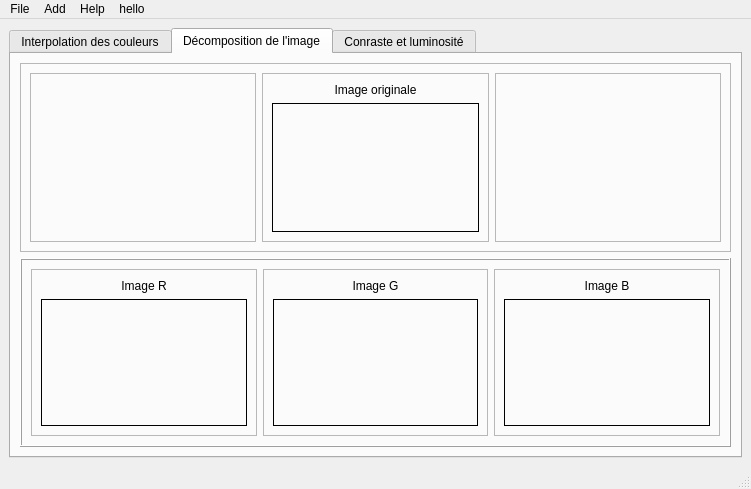
<?xml version="1.0" encoding="UTF-8"?>
<ui version="4.0">
 <class>Lab1_Window</class>
 <widget class="QMainWindow" name="Lab1_Window">
  <property name="enabled">
   <bool>true</bool>
  </property>
  <property name="geometry">
   <rect>
    <x>0</x>
    <y>0</y>
    <width>751</width>
    <height>489</height>
   </rect>
  </property>
  <property name="windowTitle">
   <string>MainWindow</string>
  </property>
  <widget class="QWidget" name="centralwidget">
   <layout class="QVBoxLayout" name="verticalLayout_6">
    <item>
     <widget class="QTabWidget" name="tabWidget">
      <property name="currentIndex">
       <number>1</number>
      </property>
      <widget class="QWidget" name="partie1">
       <attribute name="title">
        <string>Interpolation des couleurs</string>
       </attribute>
       <layout class="QVBoxLayout" name="verticalLayout_3">
        <item>
         <widget class="QFrame" name="frame">
          <property name="sizePolicy">
           <sizepolicy hsizetype="Preferred" vsizetype="Fixed">
            <horstretch>0</horstretch>
            <verstretch>0</verstretch>
           </sizepolicy>
          </property>
          <property name="minimumSize">
           <size>
            <width>300</width>
            <height>50</height>
           </size>
          </property>
          <property name="frameShape">
           <enum>QFrame::StyledPanel</enum>
          </property>
          <property name="frameShadow">
           <enum>QFrame::Raised</enum>
          </property>
          <layout class="QHBoxLayout" name="horizontalLayout_10">
           <item>
            <spacer name="horizontalSpacer_17">
             <property name="orientation">
              <enum>Qt::Horizontal</enum>
             </property>
             <property name="sizeHint" stdset="0">
              <size>
               <width>40</width>
               <height>20</height>
              </size>
             </property>
            </spacer>
           </item>
           <item>
            <layout class="QFormLayout" name="formLayout">
             <item row="0" column="0">
              <widget class="QLabel" name="label">
               <property name="text">
                <string>selected object color</string>
               </property>
              </widget>
             </item>
             <item row="0" column="1">
              <widget class="QPushButton" name="pushButton_9">
               <property name="sizePolicy">
                <sizepolicy hsizetype="Fixed" vsizetype="Fixed">
                 <horstretch>0</horstretch>
                 <verstretch>0</verstretch>
                </sizepolicy>
               </property>
               <property name="text">
                <string>Color</string>
               </property>
              </widget>
             </item>
            </layout>
           </item>
           <item>
            <spacer name="horizontalSpacer_18">
             <property name="orientation">
              <enum>Qt::Horizontal</enum>
             </property>
             <property name="sizeHint" stdset="0">
              <size>
               <width>40</width>
               <height>20</height>
              </size>
             </property>
            </spacer>
           </item>
          </layout>
         </widget>
        </item>
        <item>
         <widget class="QLabel" name="label_2">
          <property name="frameShape">
           <enum>QFrame::Box</enum>
          </property>
          <property name="frameShadow">
           <enum>QFrame::Plain</enum>
          </property>
          <property name="text">
           <string/>
          </property>
         </widget>
        </item>
       </layout>
      </widget>
      <widget class="QWidget" name="partie2">
       <attribute name="title">
        <string>Décomposition de l'image</string>
       </attribute>
       <layout class="QGridLayout" name="gridLayout">
        <item row="1" column="0">
         <widget class="QFrame" name="frame_6">
          <property name="frameShape">
           <enum>QFrame::Box</enum>
          </property>
          <property name="frameShadow">
           <enum>QFrame::Raised</enum>
          </property>
          <layout class="QHBoxLayout" name="horizontalLayout">
           <item>
            <widget class="QFrame" name="frame_2">
             <property name="frameShape">
              <enum>QFrame::StyledPanel</enum>
             </property>
             <property name="frameShadow">
              <enum>QFrame::Raised</enum>
             </property>
             <layout class="QVBoxLayout" name="verticalLayout">
              <item>
               <widget class="QLabel" name="label_4">
                <property name="sizePolicy">
                 <sizepolicy hsizetype="Preferred" vsizetype="Fixed">
                  <horstretch>0</horstretch>
                  <verstretch>0</verstretch>
                 </sizepolicy>
                </property>
                <property name="text">
                 <string>Image R</string>
                </property>
                <property name="alignment">
                 <set>Qt::AlignCenter</set>
                </property>
               </widget>
              </item>
              <item>
               <widget class="QLabel" name="label_7">
                <property name="frameShape">
                 <enum>QFrame::Box</enum>
                </property>
                <property name="text">
                 <string/>
                </property>
               </widget>
              </item>
             </layout>
            </widget>
           </item>
           <item>
            <widget class="QFrame" name="frame_3">
             <property name="frameShape">
              <enum>QFrame::StyledPanel</enum>
             </property>
             <property name="frameShadow">
              <enum>QFrame::Raised</enum>
             </property>
             <layout class="QVBoxLayout" name="verticalLayout_2">
              <item>
               <widget class="QLabel" name="label_5">
                <property name="sizePolicy">
                 <sizepolicy hsizetype="Preferred" vsizetype="Fixed">
                  <horstretch>0</horstretch>
                  <verstretch>0</verstretch>
                 </sizepolicy>
                </property>
                <property name="text">
                 <string>Image G</string>
                </property>
                <property name="alignment">
                 <set>Qt::AlignCenter</set>
                </property>
               </widget>
              </item>
              <item>
               <widget class="QLabel" name="label_8">
                <property name="frameShape">
                 <enum>QFrame::Box</enum>
                </property>
                <property name="text">
                 <string/>
                </property>
               </widget>
              </item>
             </layout>
            </widget>
           </item>
           <item>
            <widget class="QFrame" name="frame_4">
             <property name="frameShape">
              <enum>QFrame::StyledPanel</enum>
             </property>
             <property name="frameShadow">
              <enum>QFrame::Raised</enum>
             </property>
             <layout class="QVBoxLayout" name="verticalLayout_4">
              <item>
               <widget class="QLabel" name="label_6">
                <property name="sizePolicy">
                 <sizepolicy hsizetype="Preferred" vsizetype="Fixed">
                  <horstretch>0</horstretch>
                  <verstretch>0</verstretch>
                 </sizepolicy>
                </property>
                <property name="text">
                 <string>Image B</string>
                </property>
                <property name="alignment">
                 <set>Qt::AlignCenter</set>
                </property>
               </widget>
              </item>
              <item>
               <widget class="QLabel" name="label_9">
                <property name="frameShape">
                 <enum>QFrame::Box</enum>
                </property>
                <property name="text">
                 <string/>
                </property>
               </widget>
              </item>
             </layout>
            </widget>
           </item>
          </layout>
         </widget>
        </item>
        <item row="0" column="0">
         <widget class="QFrame" name="frame_5">
          <property name="frameShape">
           <enum>QFrame::StyledPanel</enum>
          </property>
          <property name="frameShadow">
           <enum>QFrame::Raised</enum>
          </property>
          <layout class="QGridLayout" name="gridLayout_2">
           <item row="0" column="0">
            <widget class="QFrame" name="frame_8">
             <property name="frameShape">
              <enum>QFrame::StyledPanel</enum>
             </property>
             <property name="frameShadow">
              <enum>QFrame::Raised</enum>
             </property>
            </widget>
           </item>
           <item row="0" column="1">
            <widget class="QFrame" name="frame_7">
             <property name="frameShape">
              <enum>QFrame::StyledPanel</enum>
             </property>
             <property name="frameShadow">
              <enum>QFrame::Raised</enum>
             </property>
             <layout class="QVBoxLayout" name="verticalLayout_5">
              <item>
               <widget class="QLabel" name="label_3">
                <property name="sizePolicy">
                 <sizepolicy hsizetype="Preferred" vsizetype="Fixed">
                  <horstretch>0</horstretch>
                  <verstretch>0</verstretch>
                 </sizepolicy>
                </property>
                <property name="text">
                 <string>Image originale</string>
                </property>
                <property name="alignment">
                 <set>Qt::AlignCenter</set>
                </property>
               </widget>
              </item>
              <item>
               <widget class="QLabel" name="label_10">
                <property name="maximumSize">
                 <size>
                  <width>300</width>
                  <height>300</height>
                 </size>
                </property>
                <property name="frameShape">
                 <enum>QFrame::Box</enum>
                </property>
                <property name="text">
                 <string/>
                </property>
               </widget>
              </item>
             </layout>
            </widget>
           </item>
           <item row="0" column="2">
            <widget class="QFrame" name="frame_9">
             <property name="frameShape">
              <enum>QFrame::StyledPanel</enum>
             </property>
             <property name="frameShadow">
              <enum>QFrame::Raised</enum>
             </property>
            </widget>
           </item>
          </layout>
         </widget>
        </item>
       </layout>
      </widget>
      <widget class="QWidget" name="partie3">
       <attribute name="title">
        <string>Conraste et luminosité</string>
       </attribute>
      </widget>
     </widget>
    </item>
   </layout>
  </widget>
  <widget class="QMenuBar" name="menubar">
   <property name="geometry">
    <rect>
     <x>0</x>
     <y>0</y>
     <width>751</width>
     <height>21</height>
    </rect>
   </property>
   <widget class="QMenu" name="menuFile">
    <property name="title">
     <string>File</string>
    </property>
    <addaction name="actionExit"/>
   </widget>
   <widget class="QMenu" name="menuAdd">
    <property name="title">
     <string>Add</string>
    </property>
    <addaction name="actionDis"/>
    <addaction name="actionRectangle"/>
    <addaction name="actionImage"/>
   </widget>
   <widget class="QMenu" name="menuHelp">
    <property name="title">
     <string>Help</string>
    </property>
    <addaction name="actionAbout"/>
   </widget>
   <widget class="QMenu" name="menuhello">
    <property name="title">
     <string>hello</string>
    </property>
   </widget>
   <addaction name="menuFile"/>
   <addaction name="menuAdd"/>
   <addaction name="menuHelp"/>
   <addaction name="menuhello"/>
  </widget>
  <widget class="QStatusBar" name="statusbar"/>
  <action name="actionDis">
   <property name="text">
    <string>Disc</string>
   </property>
  </action>
  <action name="actionRectangle">
   <property name="text">
    <string>Rectangle</string>
   </property>
  </action>
  <action name="actionImage">
   <property name="text">
    <string>Image</string>
   </property>
  </action>
  <action name="actionExit">
   <property name="text">
    <string>Exit</string>
   </property>
  </action>
  <action name="actionAbout">
   <property name="text">
    <string>About</string>
   </property>
  </action>
 </widget>
 <resources/>
 <connections/>
</ui>
